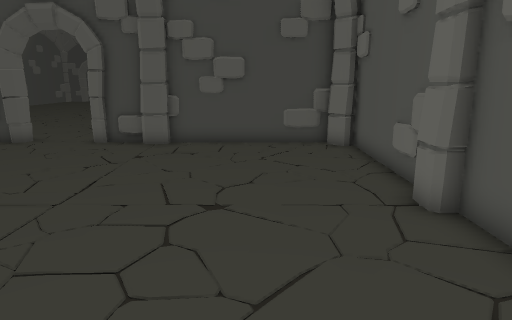
view 1 (above)

16 first-person views from a walk through a scene from a Unity 3-D project. The camera is 1.2 m above the floor, tilts 12° down and sees 70° across. Doors are open. The floor is counted in squares, 0.5 m on a side. Each view is taken from the middle of a square. On the plan, view 1 faces up. The plan holds only what a view shows up to about 20 squares ahead; the rest is blank. The place goes on beyond the plan. The player character is not drawn.

view 2
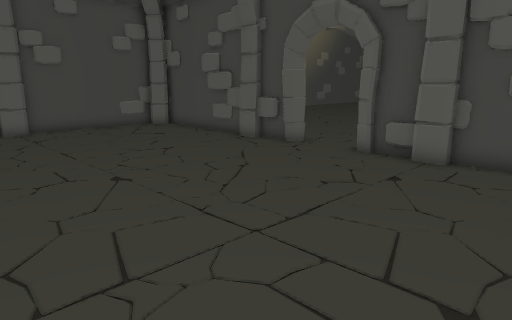

view 3
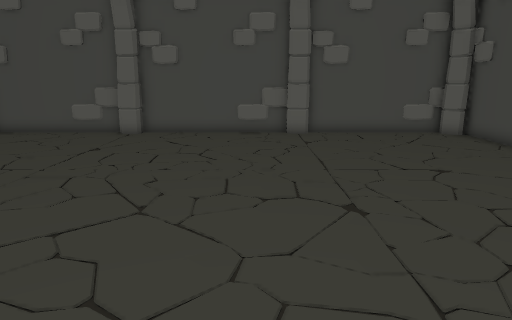

view 4
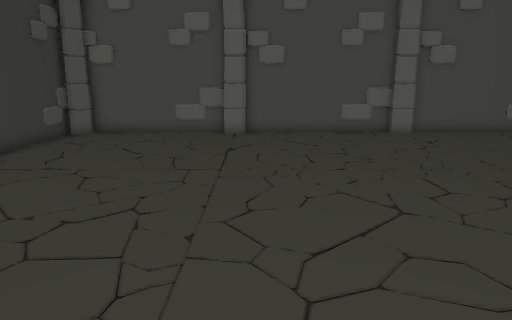

view 5
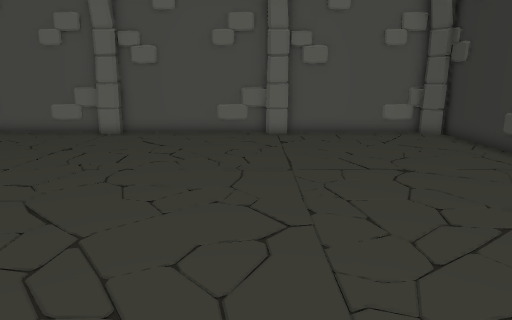

view 6
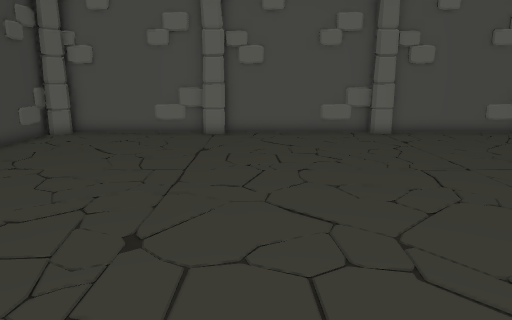

view 7
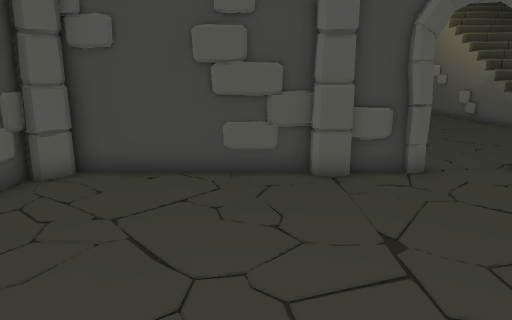

view 8
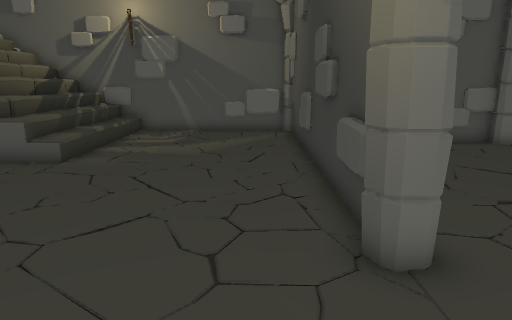

view 9
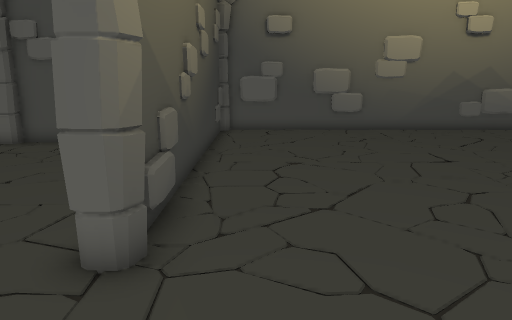

view 10
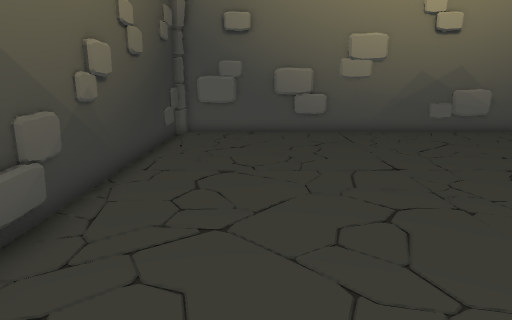

view 11
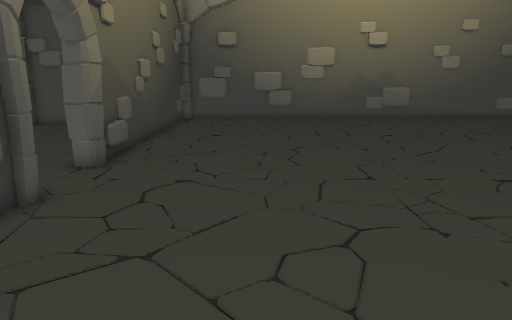

view 12
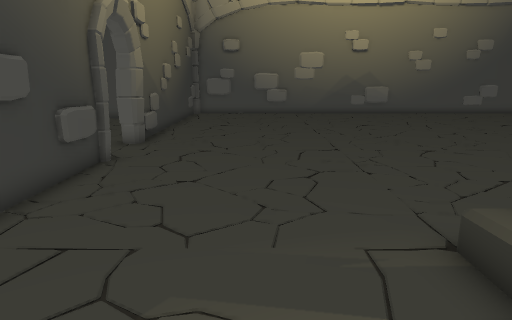

view 13
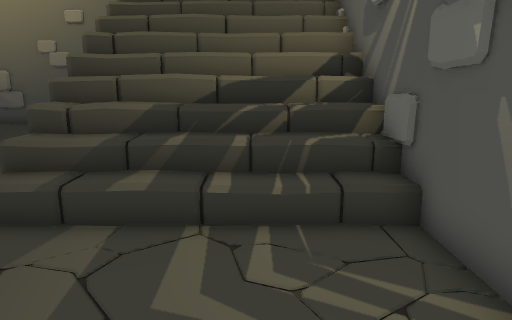

view 14
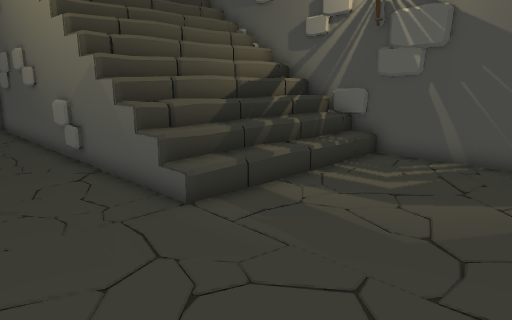

view 15
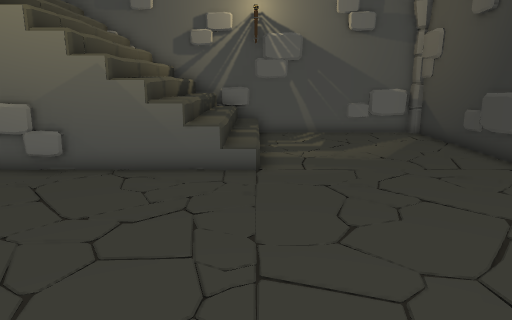

view 16
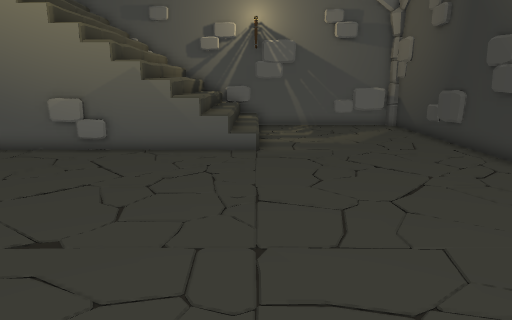

### Floor plan
Key: @ floor where view 1 was taken; # wall or solid block; . floor; / step, stairs or slope; D open door; = window, fence, low wall or low ledge; O other object.
Columns run from 24 left of view 1 to 8 right of it. Each row starts with its distance up from view 1.
 29 #................. .....=///////#
 28 #.......................////// /#
 27 #.......................////////#
 26 #.......................////////#
 25 #.......................////////#
 24 #.......................////////#
 23 #.......................////////#
 22 #...............................#
 21 #...............................#
 20 #...............................#
 19 #...............................#
 18 #...............................#
 17 #...............................#
 16 #...............................#
 15 ###############DDD###############
 14     ##......O       O......##
 13     #........       ........#
 12     #........       ........#
 11     #........       ........#
 10     #........       ........#
  9     #........       ........#
  8     #........       ........#
  7     #O.......       .......O#
  6     #                       #
  5     #     .           .     #
  4     #                       #
  3     O                   .   O
  2     #                       #
  1     #                       #
  0     #     .           . @   #
 -1     #O.......       .......O#
 -2     #........       ........#
 -3     #........       ........#
 -4     #........       ........#
 -5     #........       ........#
 -6     #........       ........#
 -7     #........       ........#
 -8     ##......O       O......##

Positions as (right, up) in squares from view 1, and headings:
1: (0, 0), facing up
2: (0, 3), facing up-left
3: (-2, 5), facing left
4: (-2, 0), facing left
5: (-14, 0), facing right
6: (-14, 5), facing right
7: (-14, 5), facing up
8: (-11, 17), facing right
9: (-5, 17), facing left
10: (-6, 19), facing left
11: (1, 20), facing left
12: (5, 20), facing left
13: (5, 17), facing up
14: (-4, 17), facing up-right
15: (-10, 23), facing right
16: (-13, 23), facing right
